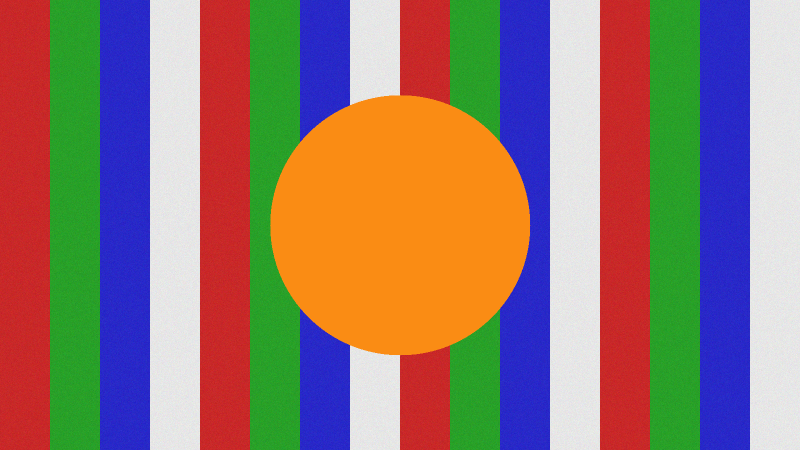
#> input picture tests/images/stripes_wide.png, 1600 x 900 px (shown at 1/2 size)
$ python -i processor.py   (imports and definitions only)
#> lines starting #> are read from the running program, lines starting #| are printed output that depends on the picture
# Copyright © 2026 NetProjects (Paris Michalas). Apache-2.0.
# numpy (+ Pillow for decode/resize) image processor and prompt builder for SenseNova-Loop-9B image input.
# Reproduces transformers' Qwen2VLImageProcessor (PIL backend) + Qwen3VLProcessor with the settings of the release
# processor_config.json: smart_resize to multiples of patch*merge (32), min/max pixels, PIL bicubic, rescale 1/255,
# mean = std = 0.5, still image repeated to temporal_patch_size (2) frames, patches in 2x2 merge-block order with
# per-patch layout (C, T, ph, pw). Written from transformers 5.18 / 5.23 (image_processing_pil_qwen2_vl.py,
# image_transforms.py, processing_qwen3_vl.py).
#
# One deliberate difference: max_pixels defaults to DEFAULT_MAX_PIXELS (1,048,576 = 1024 x 1024 -> <= 1,024 LM tokens)
# instead of the checkpoint's 16,777,216 (16,384 tokens, 65,536 patches in one full-attention vision pass). Pass
# max_pixels=None to use the checkpoint value (needed for exact parity on images above 1 MP).

import json
import math
import os
from typing import List, Optional, Sequence, Tuple, Union

import numpy as np

DEFAULT_MAX_PIXELS = 1024 * 1024
IMAGE_PAD = "<|image_pad|>"
VISION_START = "<|vision_start|>"
VISION_END = "<|vision_end|>"


def smart_resize(height: int, width: int, factor: int = 32, min_pixels: int = 65536, max_pixels: int = 16777216):
    """transformers.models.qwen2_vl.image_processing_qwen2_vl.smart_resize (same code)."""
    if max(height, width) / min(height, width) > 200:
        raise ValueError(f"absolute aspect ratio must be smaller than 200, got {max(height, width) / min(height, width)}")
    h_bar = round(height / factor) * factor
    w_bar = round(width / factor) * factor
    if h_bar * w_bar > max_pixels:
        beta = math.sqrt((height * width) / max_pixels)
        h_bar = max(factor, math.floor(height / beta / factor) * factor)
        w_bar = max(factor, math.floor(width / beta / factor) * factor)
    elif h_bar * w_bar < min_pixels:
        beta = math.sqrt(min_pixels / (height * width))
        h_bar = math.ceil(height * beta / factor) * factor
        w_bar = math.ceil(width * beta / factor) * factor
    return h_bar, w_bar


def to_rgb_array(image) -> np.ndarray:
    """PIL image / path / HWC uint8 array -> HWC uint8 RGB; transparency composited on white (HF convert_to_rgb)."""
    from PIL import Image

    if isinstance(image, (str, os.PathLike)):
        image = Image.open(image)
        image.load()
    if isinstance(image, np.ndarray):
        a = image
        if a.ndim == 2:
            a = np.stack([a] * 3, -1)
        if a.shape[-1] == 4:
            image = Image.fromarray(a.astype(np.uint8), "RGBA")
        else:
            return np.ascontiguousarray(a[..., :3].astype(np.uint8))
    has_alpha = "A" in image.getbands() or image.info.get("transparency") is not None
    if has_alpha:
        image = image.convert("RGBA")
        bg = Image.new("RGBA", image.size, (255, 255, 255, 255))
        image = Image.alpha_composite(bg, image).convert("RGB")
    else:
        image = image.convert("RGB")
    return np.array(image)


def resize_rgb(rgb: np.ndarray, height: int, width: int, resample: int = 3) -> np.ndarray:
    """PIL resize of a uint8 HWC image (HF PIL backend: to_pil_image -> Image.resize((w, h), resample))."""
    from PIL import Image

    return np.array(Image.fromarray(rgb).resize((width, height), resample=resample))


def normalize(rgb: np.ndarray, rescale_factor: float, mean: Sequence[float], std: Sequence[float]) -> np.ndarray:
    """HWC uint8 -> CHW float32: (x * rescale in float64 -> float32 - mean) / std (HF rescale + normalize)."""
    x = (rgb.astype(np.float64) * rescale_factor).astype(np.float32)
    x = (x - np.array(mean, dtype=np.float32)) / np.array(std, dtype=np.float32)
    return np.ascontiguousarray(x.transpose(2, 0, 1))


def patchify(chw: np.ndarray, patch_size: int, merge_size: int, temporal_patch_size: int):
    """CHW float32 -> [grid_h * grid_w, C * T * p * p] in 2x2 merge-block order (HF Qwen2VL patchify)."""
    C, H, W = chw.shape
    gh, gw = H // patch_size, W // patch_size
    p = chw.reshape(C, gh // merge_size, merge_size, patch_size, gw // merge_size, merge_size, patch_size)
    p = p.transpose(1, 4, 2, 5, 0, 3, 6)  # (gh/m, gw/m, m, m, C, ph, pw)
    p = np.broadcast_to(p[:, :, :, :, :, None], (*p.shape[:5], temporal_patch_size, *p.shape[5:]))
    return np.ascontiguousarray(p.reshape(gh * gw, C * temporal_patch_size * patch_size * patch_size)), gh, gw


class ImageProcessor:
    def __init__(self, patch_size=16, merge_size=2, temporal_patch_size=2, min_pixels=65536,
                 max_pixels: Optional[int] = DEFAULT_MAX_PIXELS, checkpoint_max_pixels=16777216, resample=3,
                 rescale_factor=1 / 255, image_mean=(0.5, 0.5, 0.5), image_std=(0.5, 0.5, 0.5)):
        self.patch_size, self.merge_size, self.temporal_patch_size = patch_size, merge_size, temporal_patch_size
        self.min_pixels = min_pixels
        self.max_pixels = checkpoint_max_pixels if max_pixels is None else int(max_pixels)
        self.resample, self.rescale_factor = resample, rescale_factor
        self.image_mean, self.image_std = tuple(image_mean), tuple(image_std)

    # [17 lines left out: function from_dir, not called in this run]

    @property
    def factor(self):
        return self.patch_size * self.merge_size

    def target_size(self, height: int, width: int) -> Tuple[int, int]:
        return smart_resize(height, width, self.factor, self.min_pixels, self.max_pixels)

    def from_resized(self, rgb_resized: np.ndarray):
        """Already-resized HWC uint8 (or float in [0, 255]) -> (patches, (1, gh, gw))."""
        chw = normalize(rgb_resized, self.rescale_factor, self.image_mean, self.image_std)
        patches, gh, gw = patchify(chw, self.patch_size, self.merge_size, self.temporal_patch_size)
        return patches, (1, gh, gw)

    def __call__(self, images) -> Tuple[np.ndarray, List[Tuple[int, int, int]]]:
        """images: list of paths / PIL images / HWC arrays -> (pixel_values [n_patches, 1536] float32, grid_thw list)."""
        if not isinstance(images, (list, tuple)):
            images = [images]
        out, grids = [], []
        for im in images:
            rgb = to_rgb_array(im)
            h, w = self.target_size(rgb.shape[0], rgb.shape[1])
            p, g = self.from_resized(resize_rgb(rgb, h, w, self.resample))
            out.append(p)
            grids.append(g)
        return np.concatenate(out, 0), grids


def num_image_tokens(grid, merge_size=2) -> int:
    t, h, w = grid
    return int(t * h * w) // (merge_size * merge_size)


# [26 lines left out: functions build_messages, expand_image_pads, build_prompt_ids, not called in this run]

>>> import cv2
>>> picture = cv2.imread('../tests/images/stripes_wide.png', cv2.IMREAD_GRAYSCALE)
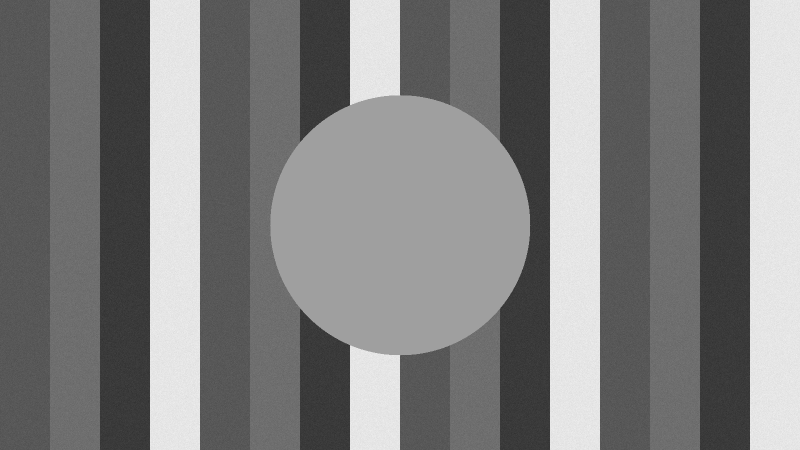
#> picture: shape (900, 1600) (shown at 1/2 size); min 46, max 242, mean 127
>>> result = ImageProcessor()(picture)
#> in normalize, `x = (x - np.array(mean, dtype=np.float32)) / np.array(std, dtype=np.fl..`:
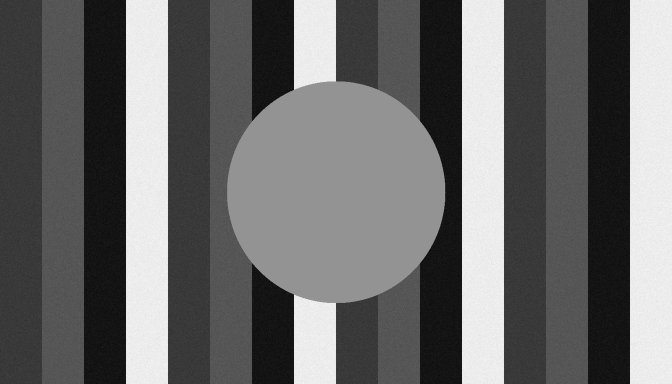
#> x: shape (768, 1344, 3) float32 (shown at 1/2 size); min -0.671, max 0.914, mean -0.00418; drawn with min black and max white
#> in from_resized, `patches, gh, gw = patchify(chw, self.patch_size, self.merge_size, self..`:
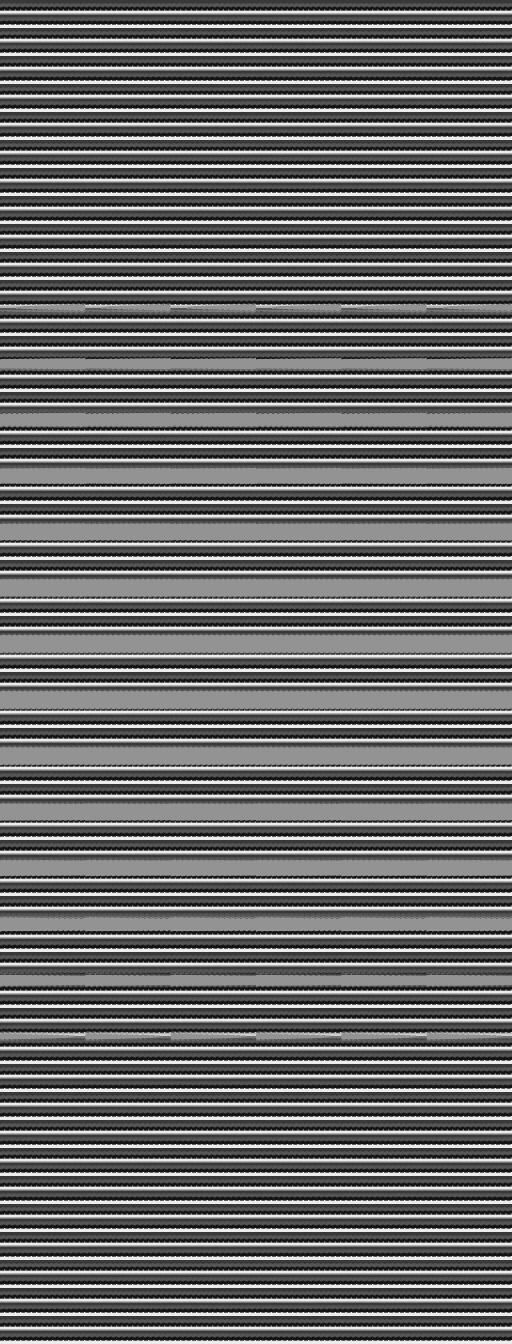
#> patches: shape (4032, 1536) float32 (shown at 1/3 size); min -0.671, max 0.914, mean -0.00418; drawn with min black and max white
#> in from_resized, `patches, gh, gw = patchify(chw, self.patch_size, self.merge_size, self..`: gh = 48; gw = 84
#> in __call__, `p, g = self.from_resized(resize_rgb(rgb, h, w, self.resample))`: g = (1, 48, 84)
